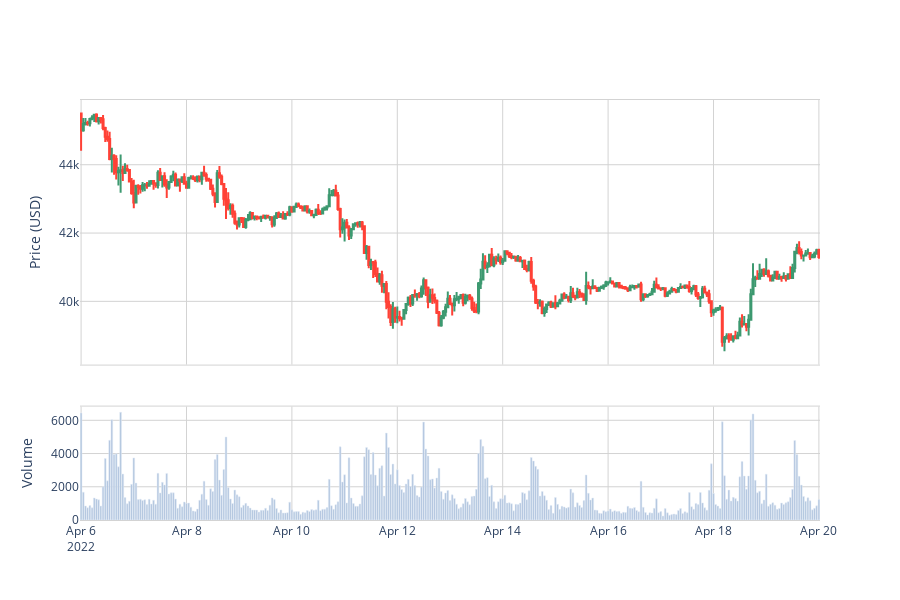

Notebook code for this chart:
### Code cell
plot_candlestick_with_volume(btc_60_min_subset, 'btc_60min')

### Figure 1 — Plotly figure (JSON) as saved in the notebook; plotly's stock layout.template omitted (floating-point values rounded to 4 significant figures; data arrays with more than 128 entries replaced by an {"elided": "..."} marker saying what was removed)
{"data": [{"close": {"elided": "337 float values"}, "high": {"elided": "337 float values"}, "low": {"elided": "337 float values"}, "open": {"elided": "337 float values"}, "showlegend": false, "type": "candlestick", "x": {"elided": "337 str values"}, "xaxis": "x", "yaxis": "y"}, {"marker": {"color": "lightsteelblue"}, "showlegend": false, "type": "bar", "x": {"elided": "337 str values"}, "xaxis": "x2", "y": {"elided": "337 float values"}, "yaxis": "y2"}], "layout": {"height": 600, "paper_bgcolor": "white", "plot_bgcolor": "white", "width": 900, "xaxis": {"anchor": "y", "domain": [0, 1], "gridcolor": "lightgray", "linecolor": "lightgray", "linewidth": 1, "matches": "x2", "mirror": true, "rangeslider": {"visible": false}, "showgrid": true, "showticklabels": false}, "xaxis2": {"anchor": "y2", "domain": [0, 1], "gridcolor": "lightgray", "linecolor": "lightgray", "linewidth": 1, "mirror": true, "showgrid": true}, "yaxis": {"anchor": "x", "domain": [0.37, 1], "gridcolor": "lightgray", "linecolor": "gray", "linewidth": 1, "showgrid": true, "showline": false, "title": {"text": "Price (USD)"}}, "yaxis2": {"anchor": "x2", "domain": [0, 0.27], "gridcolor": "lightgray", "linecolor": "gray", "linewidth": 1, "showgrid": true, "showline": false, "title": {"text": "Volume"}}}}
